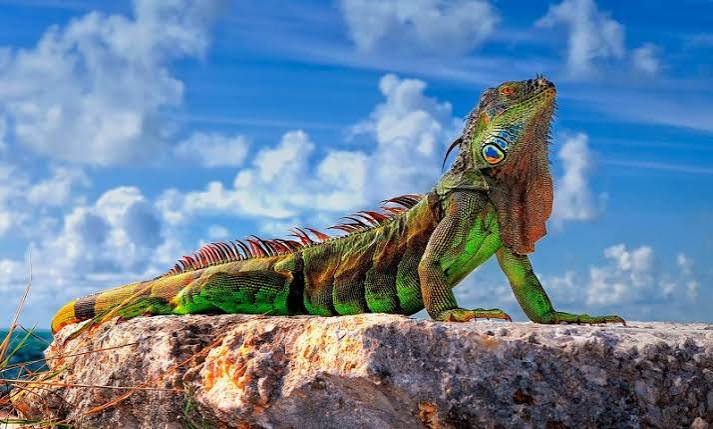
#> input picture iguana.jpg, 713 x 429 px, found by its file name
$ python p8_gaussiano.py
#> lines starting #> are read from the running program, lines starting #| are printed output that depends on the picture
# Lopez Ricardo NC = 0085
import cv2

# Cargar la imagen
imagen = cv2.imread("iguana.jpg")
#> imagen is the input picture: shape (429, 713, 3); mean B, G, R 155.6, 131.1, 106.3

# Verificar que la imagen se haya cargado correctamente
if imagen is None:
    print("Error: No se pudo cargar la imagen 'iguana.jpg'.")
    print("Por favor, verifica que la imagen esté en la misma carpeta que este script.")
    exit()

# Aplicar filtro Gaussiano (suavizado)
# El tamaño del kernel debe ser impar (ej. 7x7)
imagen_suavizada = cv2.GaussianBlur(imagen, (7, 7), 0)
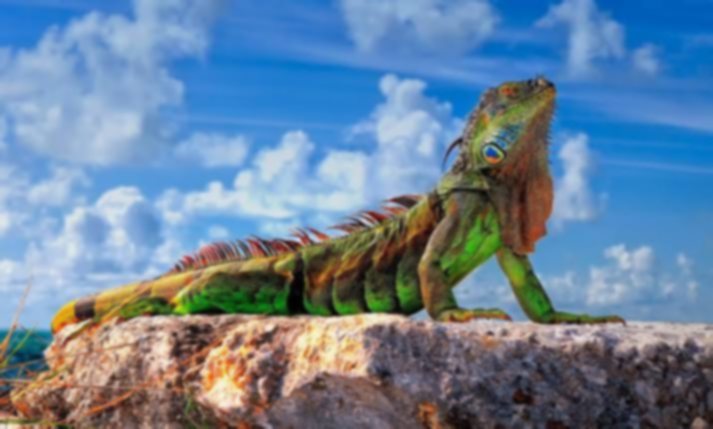
#> imagen_suavizada: shape (429, 713, 3); mean B, G, R 155.6, 131.1, 106.3

# Mostrar las imágenes en ventanas emergentes
cv2.imshow("Imagen original iguana 0085", imagen)
cv2.imshow("Imagen suavizada iguana 0085- Filtro Gaussiano", imagen_suavizada)

# Guardar el resultado en el disco
nombre_resultado = "resultados_iguana.jpg"
cv2.imwrite(nombre_resultado, imagen_suavizada)

print("¡Filtro Gaussiano aplicado correctamente!")
print(f"Resultado guardado como: {nombre_resultado}")
print("programa echo por Lopez Ricardo NC = 0085")
# Esperar a que presiones cualquier tecla para cerrar las ventanas
cv2.waitKey(0)
cv2.destroyAllWindows()
